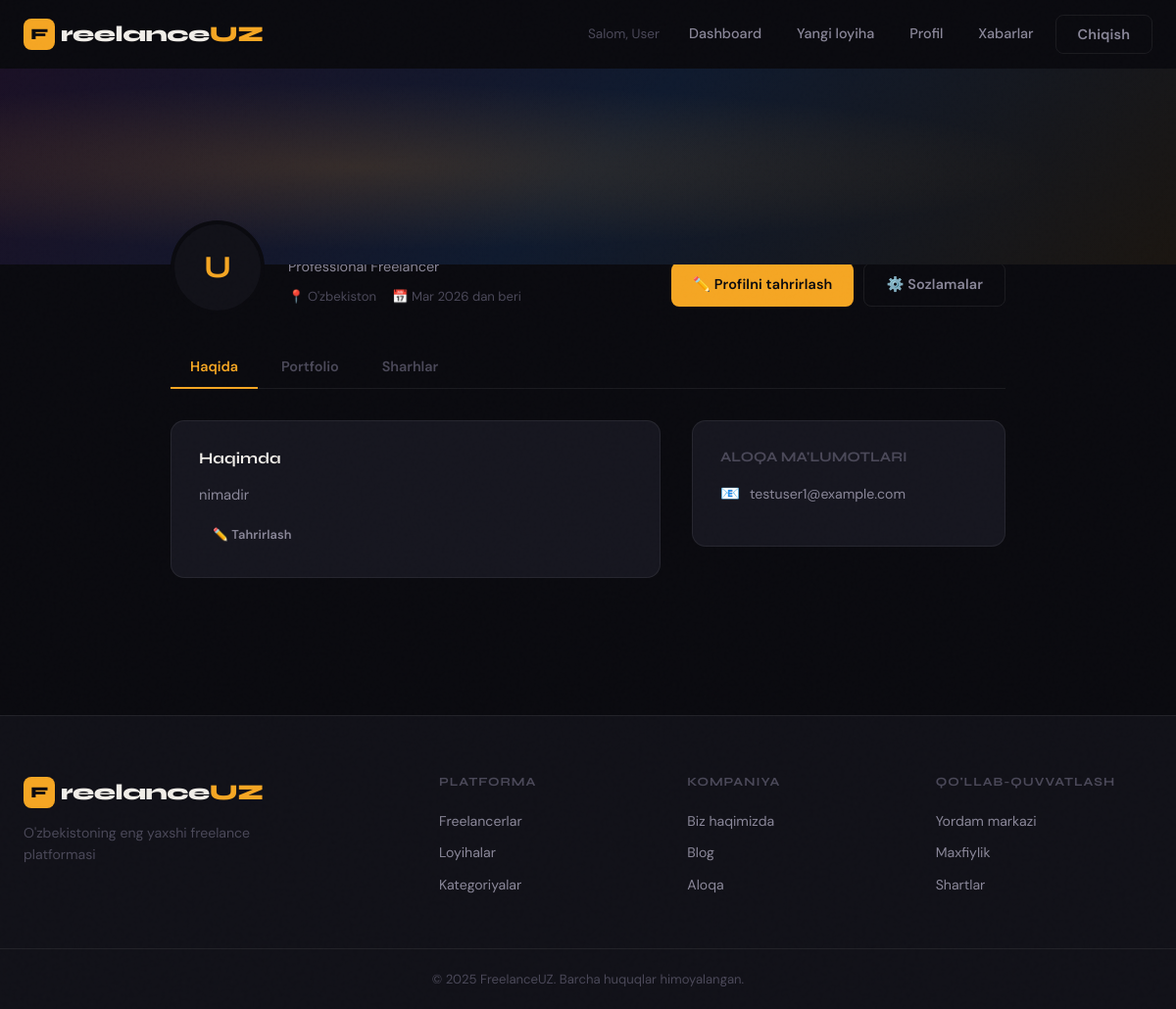
Screenshot of /profile/ (signed in) with the database file from the repository.
### users/models.py (models this page shows)
class CustomUser(AbstractUser, TimeStamped):
    class Role(models.TextChoices):
        CLIENT = 'client', 'Client'
        FREELANCER = 'freelancer', 'Freelancer'
    role = models.CharField(max_length=13, choices=Role.choices, default=Role.CLIENT)
    bio = models.TextField(blank=True)
    avatar = models.ImageField(upload_to="users/avatar/", blank=True, null=True)
    phone = models.CharField(max_length=20, blank=True, null=True, unique=True)
    title = models.CharField(max_length=120, blank=True)
    location = models.CharField(max_length=120, blank=True)
    website = models.URLField(blank=True)
    telegram = models.CharField(max_length=64, blank=True)
    hourly_rate = models.DecimalField(max_digits=12, decimal_places=2, null=True, blank=True)
    cover_photo = models.ImageField(upload_to="users/cover/", blank=True, null=True)
    is_verified = models.BooleanField(default=False)
    is_online = models.BooleanField(default=False)
    categories = models.ManyToManyField("Category", blank=True, related_name="users")
    @property
    def profile(self):
        return self
    @property
    def received_reviews(self):
        from django.apps import apps
        Review = apps.get_model("service", "Review")
        return Review.objects.filter(freelancer=self)

### users/views.py (the view)
# urls.py: path("profile/", ProfileView.as_view(), name='profile'),
class ProfileView(LoginRequiredMixin, View):
    login_url = 'login'
    def get(self, request):
        profile_user = request.user
        if profile_user.role == CustomUser.Role.FREELANCER:
            contracts = Contract.objects.filter(freelancer=profile_user)
            completed_contracts = contracts.filter(status=Contract.StatusChoices.FINISHED)
            total_earned = completed_contracts.aggregate(total=Sum("agreed_price")).get("total") or 0
            reviews_agg = Review.objects.filter(freelancer=profile_user).aggregate(avg_rating=Avg("rating"), total_reviews=Count("id"))
            avg_rating = reviews_agg.get("avg_rating") or 0
            reviews_count = reviews_agg.get("total_reviews") or 0
            success_rate = int((completed_contracts.count() / contracts.count()) * 100) if contracts.exists() else 0
            completed_jobs = completed_contracts.count()
        else:
            projects = Project.objects.filter(client=profile_user)
            completed_projects = projects.filter(status=Project.StatusChoices.COMPLETED).count()
            contracts = Contract.objects.filter(client=profile_user)
            total_spent = contracts.aggregate(total=Sum("agreed_price")).get("total") or 0
            avg_rating = 0
            reviews_count = 0
            success_rate = int((completed_projects / projects.count()) * 100) if projects.exists() else 0
            completed_jobs = completed_projects
            total_earned = total_spent
        context = {
            'profile_user': profile_user,
            'is_own_profile': True,
            'completed_jobs': completed_jobs,
            'success_rate': success_rate,
            'response_time': 0,
            'total_earned': int(total_earned),
            'rating': round(float(avg_rating), 1) if avg_rating else 0,
            'reviews_count': reviews_count,
            'skill_form': SkillForm(),
            'experience_form': ExperienceForm(),
            'portfolio_form': PortfolioItemForm(),
        }
        return render(request, 'profile.html', context)

### templates/profile.html (shortened to what this page needs)
{% extends 'base.html' %}
{% load static %}
{% block content %}
<div class="profile-header-bg">
</div>
<div class="profile-content" style="padding-top:0;">
  <div class="profile-avatar-section">
    <div class="profile-avatar-wrap">
      <div class="profile-avatar-img">
        {% if profile_user.profile.avatar %}
          <img src="{{ profile_user.profile.avatar.url }}" alt="{{ profile_user.get_full_name }}"
            style="width:100%;height:100%;border-radius:50%;object-fit:cover;">
        {% else %}
          {{ profile_user.first_name.0|default:profile_user.username.0|upper }}
        {% endif %}
      </div>
    </div>
    <div class="profile-info">
      <div style="display:flex;align-items:center;gap:12px;flex-wrap:wrap;">
        <h1>{{ profile_user.get_full_name|default:profile_user.username }}</h1>
        {% if profile_user.profile.role == 'freelancer' %}
          <span class="badge badge-accent">Freelancer</span>
        {% else %}
          <span class="badge badge-info">Mijoz</span>
        {% endif %}
      </div>
      <p style="margin-top:4px;">{{ profile_user.profile.title|default:"Professional Freelancer" }}</p>
      <div style="display:flex;align-items:center;gap:16px;margin-top:8px;flex-wrap:wrap;">
        <span style="font-size:0.82rem;color:var(--text-muted);">
          📍 {{ profile_user.profile.location|default:"O'zbekiston" }}
        </span>
        <span style="font-size:0.82rem;color:var(--text-muted);">
          📅 {{ profile_user.date_joined|date:"M Y" }} dan beri
        </span>
      </div>
    </div>
    <div class="profile-actions">
      {% if is_own_profile %}
        <a href="#" class="btn btn-primary" id="editProfileBtn">✏️ Profilni tahrirlash</a>
        <a href="#" class="btn btn-outline">⚙️ Sozlamalar</a>
      {% else %}
        <a href="{% url 'chat' %}?user={{ profile_user.id }}" class="btn btn-primary">💬 Xabar yuborish</a>
        <button class="btn btn-outline">⭐ Saqlash</button>
      {% endif %}
    </div>
  </div>
  <div class="profile-tabs">
    <button class="profile-tab active" data-tab="about">Haqida</button>
    <button class="profile-tab" data-tab="portfolio">Portfolio</button>
    <button class="profile-tab" data-tab="reviews">Sharhlar</button>
  </div>
  <div class="tab-content" data-content="about">
    <div style="display:grid;grid-template-columns:1fr 320px;gap:32px;">
      <div>
        <div class="card" style="margin-bottom:20px;">
          <h3 style="font-size:1rem;margin-bottom:16px;">Haqimda</h3>
          {% if is_own_profile %}
            <div id="bioDisplay">
              <p style="color:var(--text-secondary);line-height:1.7;font-size:0.92rem;">
                {{ profile_user.profile.bio|default:"Bio hali qo'shilmagan. Profilingizni yanada jozibali qilish uchun o'zingiz haqingizda yozing." }}
              </p>
              <button onclick="editBio()" class="btn btn-ghost btn-sm" style="margin-top:12px;">✏️ Tahrirlash</button>
            </div>
          {% else %}
            <p style="color:var(--text-secondary);line-height:1.7;font-size:0.92rem;">
              {{ profile_user.profile.bio|default:"Foydalanuvchi hali bio qo'shmagan." }}
            </p>
          {% endif %}
        </div>
      </div>
      <div>
        <div class="card" style="margin-bottom:16px;">
          <h4 style="font-size:0.9rem;margin-bottom:16px;color:var(--text-muted);">ALOQA MA'LUMOTLARI</h4>
          <div style="display:flex;align-items:center;gap:10px;margin-bottom:12px;">
            <span>📧</span>
            <span style="font-size:0.88rem;color:var(--text-secondary);">{{ profile_user.email }}</span>
          </div>
        </div>
      </div>
    </div>
  </div>
</div>
{% endblock %}

### templates/base.html (shortened to what this page needs)
<!DOCTYPE html>
<html lang="uz">
<head>
    {% load static %}
    <link rel="stylesheet" href="{% static 'css/main.css' %}">
</head>
<body class="{% block body_class %}{% endblock %}">
<nav class="navbar" id="navbar">
    <div class="nav-container">
        <a href="{% url 'home' %}" class="nav-logo">
            <span class="logo-mark">F</span>
            <span class="logo-text">reelance<em>UZ</em></span>
        </a>
        <div class="nav-links">
            {% if user.is_authenticated %}
                <span class="nav-greeting">Salom, {{ user.first_name|default:user.username }}</span>
                <a href="{% url 'home' %}" class="nav-link">Dashboard</a>
                {% if user.role == 'client' %}
                    <a href="{% url 'project_create' %}" class="nav-link">Yangi loyiha</a>
                {% endif %}
                <a href="{% url 'profile' %}" class="nav-link">Profil</a>
                <a href="{% url 'chat' %}" class="nav-link">Xabarlar</a>
                <form action="{% url 'logout' %}" method="post" class="logout-form">
                    <button type="submit" class="btn btn-outline">Chiqish</button>
                </form>
            {% else %}
                <a href="{% url 'login' %}" class="nav-link">Kirish</a>
                <a href="{% url 'signup' %}" class="btn btn-primary">Ro'yxatdan o'tish</a>
            {% endif %}
        </div>
    </div>
</nav>
<main class="main-content">
    {% block content %}{% endblock %}
</main>
<footer class="footer">
    <div class="footer-container">
        <div class="footer-brand">
            <a href="{% url 'home' %}" class="nav-logo">
                <span class="logo-mark">F</span>
                <span class="logo-text">reelance<em>UZ</em></span>
            </a>
            <p>O'zbekistoning eng yaxshi freelance platformasi</p>
        </div>
        <div class="footer-links">
            <div class="footer-col">
                <h4>Platforma</h4>
                <a href="{% url 'home' %}">Freelancerlar</a>
                <a href="{% url 'home' %}">Loyihalar</a>
                <a href="{% url 'home' %}">Kategoriyalar</a>
            </div>
            <div class="footer-col">
                <h4>Kompaniya</h4>
                <a href="{% url 'home' %}">Biz haqimizda</a>
                <a href="{% url 'home' %}">Blog</a>
                <a href="{% url 'home' %}">Aloqa</a>
            </div>
            <div class="footer-col">
                <h4>Qo'llab-quvvatlash</h4>
                <a href="{% url 'home' %}">Yordam markazi</a>
                <a href="{% url 'home' %}">Maxfiylik</a>
                <a href="{% url 'home' %}">Shartlar</a>
            </div>
        </div>
    </div>
    <div class="footer-bottom">
        <p>© 2025 FreelanceUZ. Barcha huquqlar himoyalangan.</p>
    </div>
</footer>
</body>
</html>

### rows the page displays
CustomUser: first_name "User", first_name.0 "U", profile "Professional Freelancer", profile.location "O'zbekiston", date_joined "Mar 2026", profile.bio "nimadir", email "testuser1@example.com"
